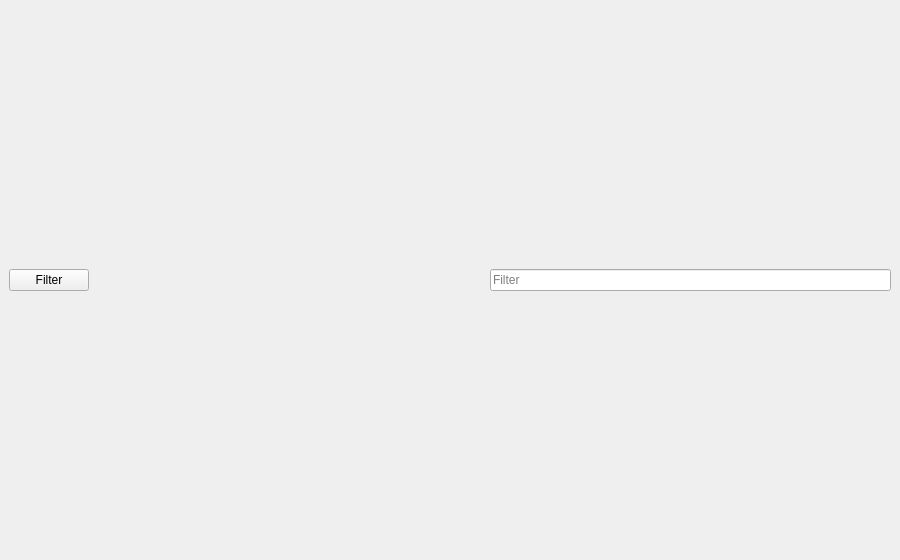
<?xml version="1.0" encoding="UTF-8"?>
<ui version="4.0">
 <class>ListWidget</class>
 <widget class="QWidget" name="ListWidget">
  <property name="geometry">
   <rect>
    <x>0</x>
    <y>0</y>
    <width>900</width>
    <height>560</height>
   </rect>
  </property>
  <property name="windowTitle">
   <string>Lists</string>
  </property>
  <layout class="QVBoxLayout" name="verticalLayout">
   <property name="spacing">
    <number>0</number>
   </property>
   <property name="leftMargin">
    <number>0</number>
   </property>
   <property name="topMargin">
    <number>0</number>
   </property>
   <property name="rightMargin">
    <number>0</number>
   </property>
   <property name="bottomMargin">
    <number>0</number>
   </property>
   <item>
    <layout class="QHBoxLayout" name="toolbarLayout">
     <property name="leftMargin">
      <number>9</number>
     </property>
     <property name="topMargin">
      <number>9</number>
     </property>
     <property name="rightMargin">
      <number>9</number>
     </property>
     <property name="bottomMargin">
      <number>9</number>
     </property>
     <item>
      <widget class="QPushButton" name="filterButton">
       <property name="text">
        <string>Filter</string>
       </property>
      </widget>
     </item>
     <item>
      <spacer name="horizontalSpacer">
       <property name="orientation">
        <enum>Qt::Horizontal</enum>
       </property>
       <property name="sizeHint" stdset="0">
        <size>
         <width>40</width>
         <height>20</height>
        </size>
       </property>
      </spacer>
     </item>
     <item>
      <widget class="QLineEdit" name="editFilter">
       <property name="minimumSize">
        <size>
         <width>160</width>
         <height>0</height>
        </size>
       </property>
       <property name="placeholderText">
        <string>Filter</string>
       </property>
       <property name="clearButtonEnabled">
        <bool>true</bool>
       </property>
      </widget>
     </item>
    </layout>
   </item>
  </layout>
  <action name="actionView">
   <property name="text">
    <string>View</string>
   </property>
   <property name="toolTip">
    <string>View</string>
   </property>
   <property name="menuRole">
    <enum>QAction::NoRole</enum>
   </property>
  </action>
  <action name="actionSort">
   <property name="text">
    <string>Sort</string>
   </property>
   <property name="toolTip">
    <string>Sort</string>
   </property>
   <property name="menuRole">
    <enum>QAction::NoRole</enum>
   </property>
  </action>
  <action name="actionMore">
   <property name="text">
    <string>More</string>
   </property>
   <property name="toolTip">
    <string>More</string>
   </property>
   <property name="menuRole">
    <enum>QAction::NoRole</enum>
   </property>
  </action>
 </widget>
 <resources/>
 <connections/>
</ui>
